Frame 1 (no input): blank canvas, image omitted
Frame 60 (no input): blank canvas, image omitted
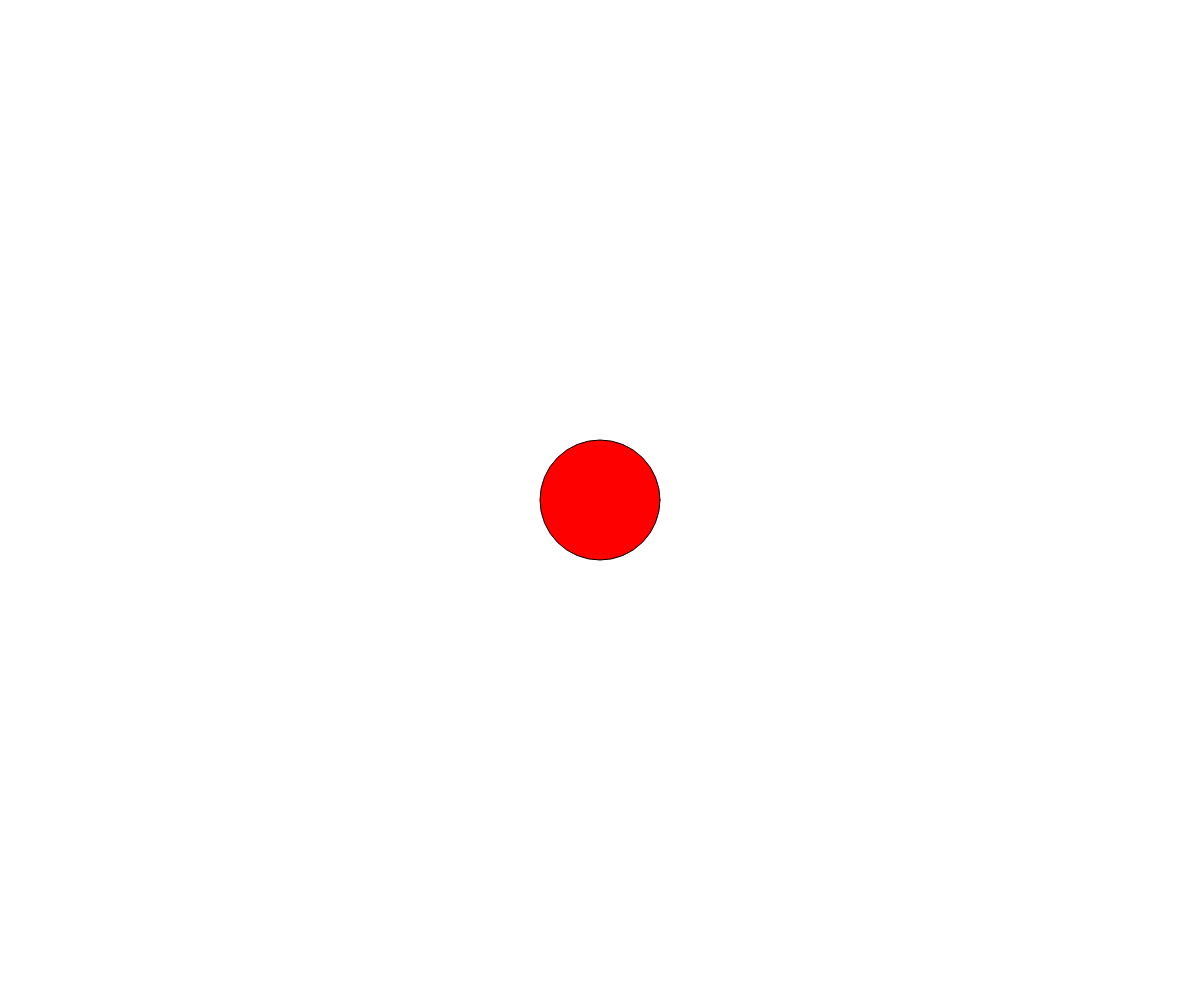
Frame 120 (the mouse pressed at the canvas centre since frame 60)

The p5.js sketch whose frames 1 and 60 were blank and that drew this single picture after the mouse press (run headless with seeded random() and noise() and a simulated clock; from frame 60 on, the mouse is pressed at the canvas centre):

// p5.js sketch
// ── sketch.js
// Project Title
// Your Name
// Date
//
// Extra for Experts:
// - describe what you did to take this project "above and beyond"

let r = 0;
let g = 0;
let b = 0;
function setup() {
  createCanvas(windowWidth, windowHeight);
}

function draw() {
  background(r);
  ellipse(mouseX, mouseY, mouseX / 5, mouseX / 5);
  fill(255,g,b);
}
function mousePressed() {
  if (r === 0) {
    r = 255;
  }
  else {
    r = 0;
  }
}
